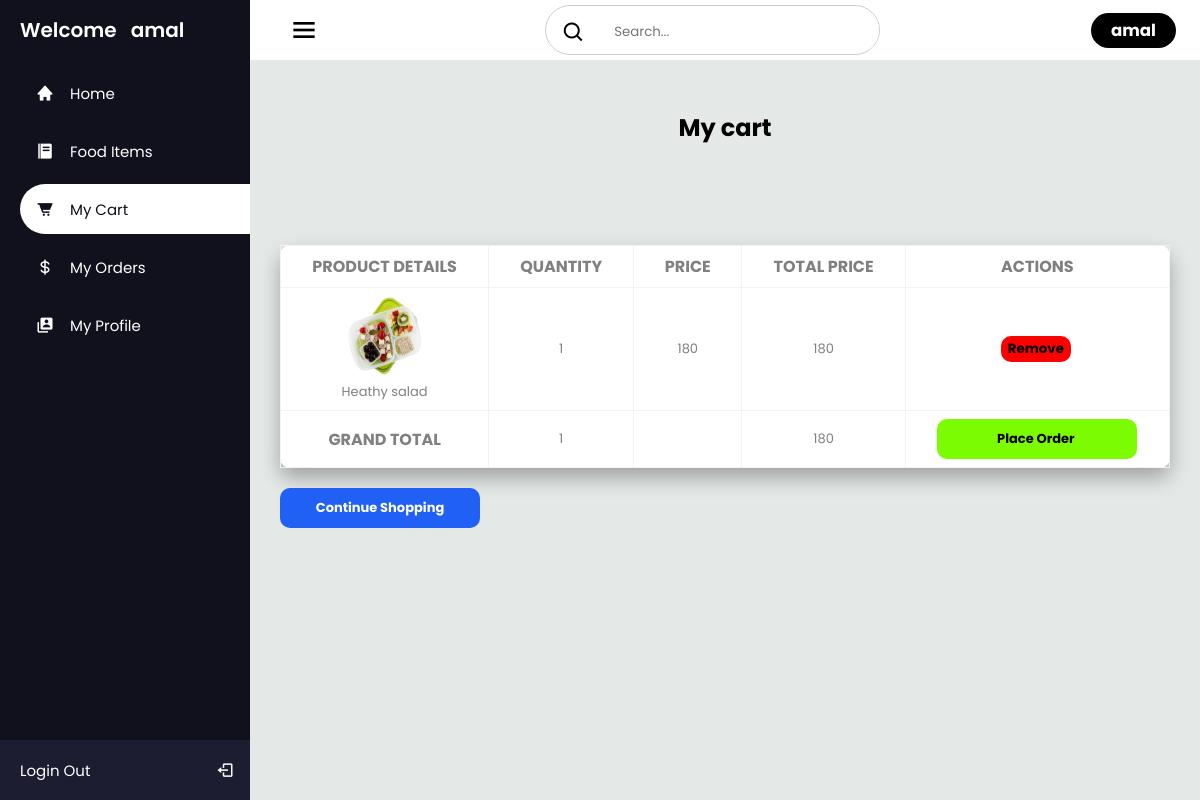
The app's page /cart.php (signed in) with its own data.
### tables this page shows
CREATE TABLE `cart` (
  `cart_id` int(11) NOT NULL,
  `prdt_id` int(11) NOT NULL,
  `login_id` int(11) NOT NULL,
  `quantity` int(20) NOT NULL,
  `unit_price` varchar(20) NOT NULL,
  `total_price` varchar(50) NOT NULL,
  `cart_status` int(11) NOT NULL
);

CREATE TABLE `products` (
  `prdt_id` int(11) NOT NULL,
  `chefs_id` int(11) NOT NULL,
  `prdt_name` varchar(25) NOT NULL,
  `prdt_price` varchar(30) NOT NULL,
  `prdt_image` varchar(500) NOT NULL,
  `prdt_description` varchar(50) NOT NULL,
  `prdt_status` tinyint(4) NOT NULL
);

### cart.php (the view, shortened to what this page needs)
<?php
include 'connect.php';
$sqlb = "SELECT * FROM tbl_login WHERE login_id ='" . $_SESSION['login_id'] . "'";
$resb = mysqli_query($con, $sqlb);
if ($reslt = mysqli_fetch_array($resb)) {
    $reslt['username'];
}
?>
<!DOCTYPE html>
<html lang="en">
<head>
    <link rel="stylesheet" href="css/main.css">
    <link href='https://unpkg.com/boxicons@2.1.1/css/boxicons.min.css' rel='stylesheet'>
</head>
<body>
    <div class="sidebar">
        <div class="logo_details">
            <div class="logo_name">
                Welcome &nbsp <?php echo $reslt['username']; ?>
            </div>
        </div>
        <ul>
            <li>
                <a href="userhome.php">
                    <i class='bx bxs-home'></i>
                    <span class="links_name">
                        Home
                    </span>
                </a>
            </li>
            <li>
                <a href="foods.php">
                    <i class='bx bxs-food-menu'></i>
                    <span class="links_name">
                        Food Items
                    </span>
                </a>
            </li>
            <li>
                <a href="#" class="active">
                    <i class='bx bxs-cart-alt'></i>
                    <span class="links_name">
                        My Cart
                    </span>
                </a>
            </li>
            <li>
                <a href="orders.php">
                    <i class='bx bx-dollar'></i>
                    <span class="links_name">
                        My Orders
                    </span>
                </a>
            </li>
            <li>
                <a href="profile.php">
                    <i class='bx bxs-user-account'></i>
                    <span class="links_name">
                        My Profile
                    </span>
                </a>
            </li>
            <li class="login">
                <a href="logout.php">
                    <span class="links_name login_out">
                        Login Out
                    </span>
                    <i class='bx bx-log-out' id="log_out"></i>
                </a>
            </li>
        </ul>
    </div>
    <section class="home_section">
        <div class="topbar">
            <div class="toggle">
                <i class='bx bx-menu' id="btn"></i>
            </div>
            <div class="search_wrapper">
                <label>
                    <span>
                        <i class='bx bx-search'></i>
                    </span>
                    <input type="search" placeholder="Search...">
                </label>
            </div>
            <div class="user_wrapper">
                <h5><?php echo $reslt['username']; ?></h5>
            </div>
        </div>
        <div class="fditems">
            <h1>My cart</h1>
            <div class="displayitems">
                <div class="distbl">
                    <table>
                        <thead>
                            <tr>
                                <th>Product Details</th>
                                <th>Quantity</th>
                                <th>Price</th>
                                <th>Total Price</th>
                                <th>Actions</th>
                            </tr>
                        </thead>
                        <tbody>
                            <?php
                            $quy = "SELECT products.prdt_id,products.prdt_name,products.prdt_price,products.prdt_image,cart.quantity,cart.total_price,cart.cart_id,cart.cart_status from products,cart WHERE products.prdt_id=cart.prdt_id and cart.cart_status=0 and cart.login_id='" . $_SESSION['login_id'] . "' ";
                            $cres3 = mysqli_query($con, $quy);
                            while ($cres4 = mysqli_fetch_array($cres3)) {
                                $imageurl = "Chefs/food_images/" . $cres4['prdt_image'];
                            ?>
                                <td><img style="width: 80px;height: 80px;" src="<?php echo $imageurl ?>"><br>
                                    <?php echo $cres4['prdt_name'] ?></td>
                                <td><?php echo $cres4['quantity'] ?></td>
                                <td><?php echo $cres4['prdt_price'] ?></td>
                                <td><?php echo $cres4['total_price'] ?></td>
                                <td>
                                    <a href="cart remove.php?id=<?php echo $cres4['cart_id'] ?> ">
                                        <input type="submit" value="Remove" class="btnb"></a>
                                </td>
                            <?php
                            }
                            ?>
                        </tbody>
                        <th> Grand Total</th>
                        <?php
                        $csql5 = "SELECT SUM(quantity) AS qtysum ,SUM(total_price) AS totprice FROM cart  WHERE cart_status='0' and login_id ='" . $_SESSION['login_id'] . "'";
                        $cres5 = mysqli_query($con, $csql5);
                        $cres6 = mysqli_fetch_assoc($cres5);
                        $sum = $cres6["qtysum"];
                        $totprice = $cres6["totprice"]
                        ?>
                        <td><?php echo "$sum" ?></td>
                        <td></td>
                        <td><?php echo "$totprice" ?></td>
                        <form method="post" enctype="multipart/form-data">
                            <td>
                                <button class="btn2" onclick="openForm()"><a>Place Order</a></button>
                            </td>
                        </form>
                    </table>
                </div>
                <div class="cartcard2">
                    <button class="btn1"><a href="foods.php" class="btn1">Continue Shopping</a></button>
                </div>
            </div>
        </div>
</body>
</html>

### css/main.css (style rules this page uses)
:root { --dark-blue: #11101D; --white-blue: #1D1D31; --white: #fff; --gray: #8390a2; }
* { margin: 0; padding: 0; box-sizing: border-box; font-family: 'Poppins', sans-serif; }
.sidebar { position: fixed; left: 0; top: 0; width: 250px; height: 100%; padding-left: 20px; background: var(--dark-blue); transition: all 0.5s ease; z-index: 99; }
.sidebar .logo_details { position: relative; height: 60px; display: flex; align-items: center; }
.sidebar li { position: relative; margin: 8px 0; list-style: none; }
.sidebar i { position: relative; height: 60px; min-width: 50px; font-size: 28px; line-height: 60px; text-align: center; color: var(--white); }
.sidebar .logo_details .logo_name { font-size: 20px; font-weight: 600; color: var(--white); transition: all 0.5s ease; }
.sidebar ul li a i { position: relative; height: 50px; font-size: 18px; line-height: 50px; }
.sidebar ul li a { width: 100%; height: 100%; display: flex; align-items: center; text-decoration: none; border-radius: 30px 0px 0px 30px; transition: all 0.5s ease; }
.sidebar ul li a .links_name { font-size: 15px; font-weight: 400; color: var(--white); transition: 0.4s; }
.sidebar li.login { position: fixed; width: 250px; height: 60px; left: 0; bottom: -8px; padding: 20px 20px; background: var(--white-blue); transition: all 0.5s ease; }
.sidebar .login #log_out { position: absolute; height: 60px; right: 0; top: 50%; transform: translateY(-50%); line-height: 60px; transition: all 0.5s ease; }
.sidebar li a.active { background: var(--white); }
.sidebar li a.active .links_name, .sidebar li a.active i { color: var(--dark-blue); }
.home_section { position: relative; width: calc(100% - 250px); min-height: 100vh; left: 250px; top: 0; background: #E4E9E7; transition: all 0.5s ease; }
.home_section .topbar { position: relative; width: 100%; height: 60px; display: flex; justify-content: space-between; align-items: center; padding: 1rem 1.5rem; background: var(--white); }
.home_section .topbar .toggle { position: relative; width: 60px; height: 60px; display: flex; justify-content: center; align-items: center; font-size: 2em; cursor: pointer; }
.home_section .topbar .search_wrapper { position: relative; height: 50px; display: flex; align-items: center; border: 1px solid #ccc; border-radius: 30px; overflow-x: hidden; }
.home_section .topbar .search_wrapper input { position: relative; height: 100%; padding: 0.5rem; border: none; outline: none; }
.home_section .topbar .search_wrapper span { display: inline-block; padding: 0rem 1rem; transform: translateY(20%); font-size: 1.5rem; }

### cart.php (style rules this page uses)
.user_wrapper { font-weight: bold; color: white; font-size: 20px; background-color: black; padding: 5px 20px 5px 20px; border-radius: 30px 30px 30px 30px; }
.fditems { min-width: 100%; }
.displayitems { align-items: center; padding-left: 30px; padding-right: 30px; padding-top: 50px; padding-bottom: 50px; border-radius: 10px; min-width: 100%; }
h1 { text-align: center; margin-top: 50px; margin-bottom: 30px; }
.distbl { padding-top: 20px; padding-bottom: 20px; align-content: center; border-radius: 10px; min-width: 100%; }
table { background-color: white; border-collapse: collapse; border-color: #fff; box-shadow: 0 10px 20px rgba(0, 0, 0, 0.3); border-radius: 10px; margin: auto; min-width: 100%; }
th, td { border: 1px solid #f2f2f2; padding: 8px 30px; text-align: center; color: grey; min-width: 100%; }
th { text-transform: uppercase; font: weight 500px; min-width: 100%; }
td { font-size: 13px; min-width: 100%; }
td a { padding: 5px 7px 5px 4px; border-radius: 6px; text-decoration: none; }
td img { width: 150px; height: 150px; border-radius: 6px; }
.btn1 { color: white; background-color: #2060f5; border: none; padding: 5px 7px 5px 7px; border-radius: 10px; font-size: 13px; font-weight: bold; width: 200px; height: 40px; text-decoration: none; text-align: center; }
.btn2 { color: black; background-color: lawngreen; border: none; padding: 5px 7px 5px 7px; align-items: right; border-radius: 10px; font-size: 13px; font-weight: bold; width: 200px; height: 40px; text-decoration: none; text-align: center; }
.btnb { background-color: red; padding: 3px 7px 3px 7px; border-radius: 10px; border: none; font-weight: bold; }

### records on screen
cart: prdt.prdt_image (picture), prdt.prdt_name "Heathy salad", quantity "1", prdt.prdt_price "180", total_price "180"

### other values on screen
$reslt['username'] "amal"
$sum "1"
$totprice "180"
